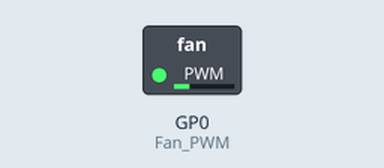
Simulated run of this program. Board: Raspberry Pi Pico running CircuitPython. Parts: switched loads named in the program (green lamp = pin HIGH).

Above: at 0.1 s.
At 10.1 s:
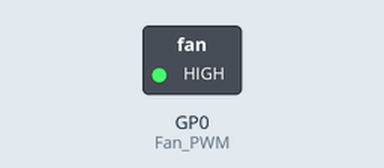
At 15.1 s:
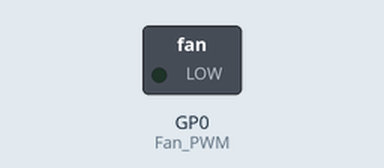
Timing chart, 0 to 16.6 s (numbered marks = the images above):
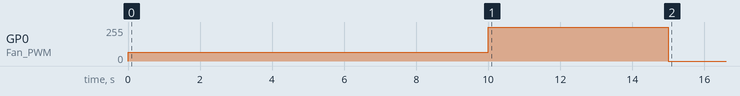

Measured:
- by itself, GP0 (Fan_PWM): 0/255 → 64/255 at 0.00 s, → 255/255 10.0 s later, → 0/255 5.0 s later

The program:

Vaughn_s_Programming_file.py
```python
import board
import pwmio
import time

# Set up PWM on GPIO 15
Fan_PWM = pwmio.PWMOut(board.GP0, frequency=2500, duty_cycle=0)
temp = 69
set_temp = 70
setting = "heating on"

# Function to set fan speed (0 to 100%)
def set_fan_speed(speed):
    if 0 <= speed <= 100:
        duty_cycle = int((speed / 100) * 65535)
        Fan_PWM.duty_cycle = duty_cycle
        return speed
    else:
        print("Speed must be between 0 and 100")

# Example usage
while True:
    if temp < set_temp -5 and setting == "heating on":
        set_fan_speed(100)
        time.sleep(5)
        temp = 71
        setting = "cooling on"
    elif temp <= set_temp -3 and setting == "heating on":
        set_fan_speed(50)
        time.sleep(5)
        temp = 71
        setting = "cooling on"
    elif temp <= set_temp -1 and setting == "heating on":
        set_fan_speed(25)
        time.sleep(5)
        temp = 71
        setting = "cooling on"
    elif temp > set_temp + 5 and setting == "cooling on":
        set_fan_speed(100)
        time.sleep(5)
        setting = "on"
    elif temp >= set_temp + 3 and setting == "cooling on":
        set_fan_speed(50)
        time.sleep(5)
        setting = "on"
    elif temp >= set_temp + 1and setting == "cooling on":
        set_fan_speed(25)
        time.sleep(5)
        setting = "on"
    elif setting == "on":
        set_fan_speed(100)    # 0% speed (off)
        time.sleep(5)
        setting = "off"
    elif setting == "off":
        set_fan_speed(0)
        time.sleep(5)
```
